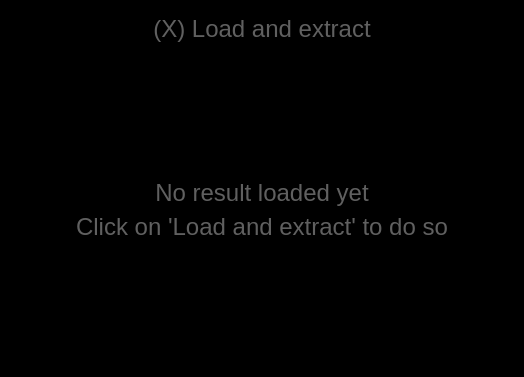
<?xml version="1.0" encoding="UTF-8"?>
<ui version="4.0">
 <class>QtSecretMessageExtractDialog</class>
 <widget class="QDialog" name="QtSecretMessageExtractDialog">
  <property name="geometry">
   <rect>
    <x>0</x>
    <y>0</y>
    <width>524</width>
    <height>377</height>
   </rect>
  </property>
  <property name="windowTitle">
   <string>Extract secret message</string>
  </property>
  <property name="windowIcon">
   <iconset>
    <normaloff>:/images/R.png</normaloff>:/images/R.png</iconset>
  </property>
  <property name="styleSheet">
   <string notr="true">QDialog { background-color: rgb(0, 0, 0);  }
QPushButton { background-color: rgb(0, 0, 0);  }
QPushButton { font-size: 24px; }
QPushButton { color: rgb(96,96,96); }
QPushButton { font: &quot;Courier New&quot; }
QLabel { background-color: rgb(0, 0, 0);  }
QLabel { font-size: 24px; }
QLabel { color: rgb(96,96,96); }
QLabel { font: &quot;Courier New&quot; }
QWidget { background-color: rgb(0, 0, 0);  }</string>
  </property>
  <layout class="QVBoxLayout" name="verticalLayout">
   <item>
    <widget class="QPushButton" name="button_load">
     <property name="text">
      <string>(X) Load and extract</string>
     </property>
     <property name="flat">
      <bool>true</bool>
     </property>
    </widget>
   </item>
   <item>
    <spacer name="spacer_top">
     <property name="orientation">
      <enum>Qt::Vertical</enum>
     </property>
     <property name="sizeHint" stdset="0">
      <size>
       <width>20</width>
       <height>119</height>
      </size>
     </property>
    </spacer>
   </item>
   <item>
    <widget class="QLabel" name="label_result">
     <property name="text">
      <string>No result loaded yet</string>
     </property>
     <property name="alignment">
      <set>Qt::AlignCenter</set>
     </property>
    </widget>
   </item>
   <item>
    <widget class="QLabel" name="label_todo">
     <property name="text">
      <string>Click on 'Load and extract' to do so</string>
     </property>
     <property name="alignment">
      <set>Qt::AlignCenter</set>
     </property>
    </widget>
   </item>
   <item>
    <spacer name="spacer_bottom">
     <property name="orientation">
      <enum>Qt::Vertical</enum>
     </property>
     <property name="sizeHint" stdset="0">
      <size>
       <width>20</width>
       <height>120</height>
      </size>
     </property>
    </spacer>
   </item>
  </layout>
 </widget>
 <resources/>
 <connections/>
</ui>
